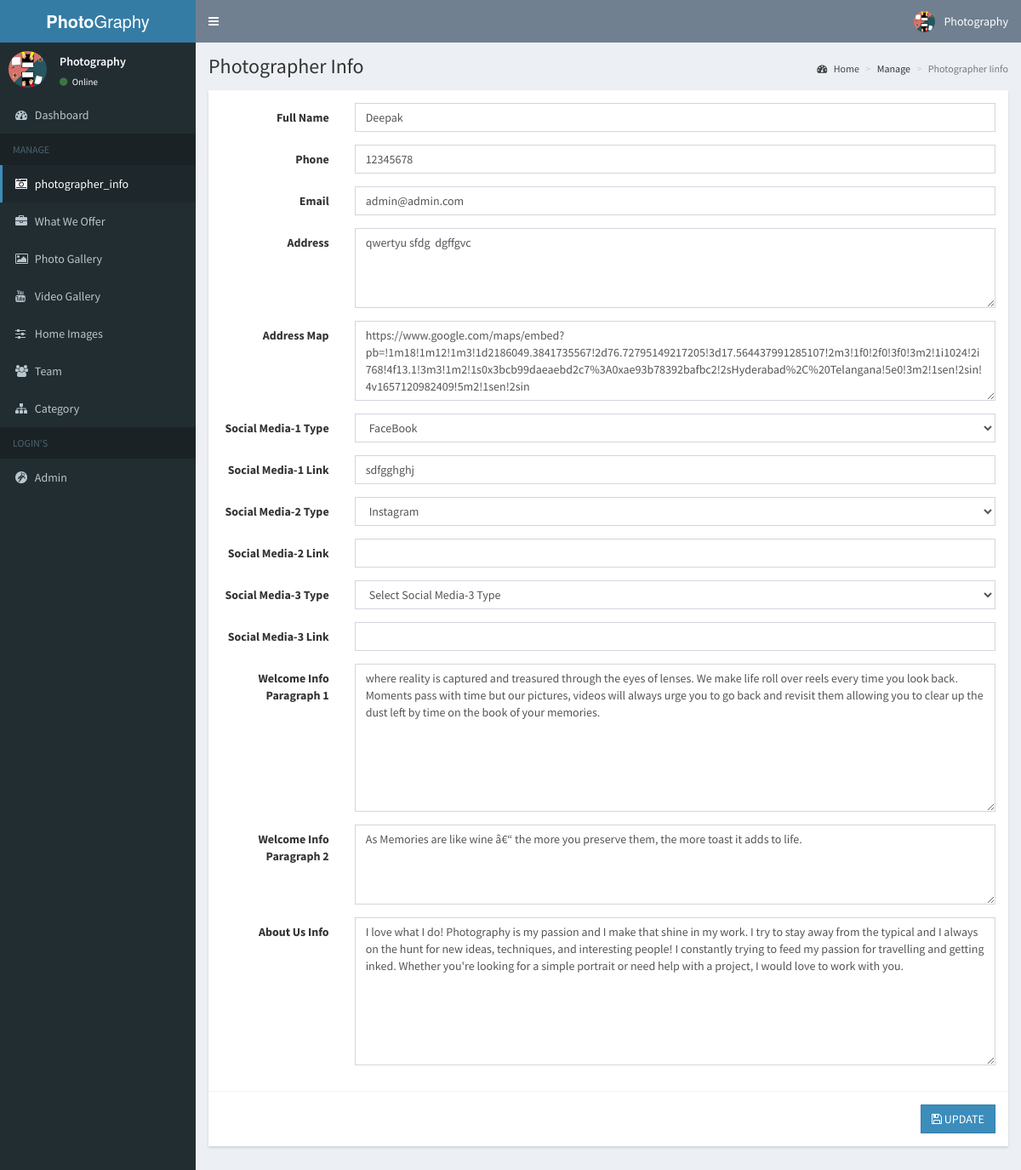
Screenshot of /admin/photographer_info/index.php (signed in) with the database file from the repository.
### tables this page shows
CREATE TABLE `photographer_info` (
  `photographer_info_id` int(11) NOT NULL,
  `photographer_info_name` varchar(250) NOT NULL,
  `photographer_info_logo` varchar(50) NOT NULL,
  `photographer_info_phone` varchar(40) NOT NULL,
  `photographer_info_email` varchar(200) NOT NULL,
  `photographer_info_address` varchar(1000) NOT NULL,
  `photographer_info_address_map` varchar(2000) NOT NULL,
  `photographer_info_social_media1_type` varchar(100) NOT NULL,
  `photographer_info_social_media1` varchar(1000) NOT NULL,
  `photographer_info_social_media2_type` varchar(100) NOT NULL,
  `photographer_info_social_media2` varchar(1000) NOT NULL,
  `photographer_info_social_media3_type` varchar(100) NOT NULL,
  `photographer_info_social_media3` varchar(1000) NOT NULL,
  `photographer_info_welcome_p1` varchar(5000) NOT NULL,
  `photographer_info_welcome_p2` varchar(2000) NOT NULL,
  `photographer_info_about` varchar(5000) NOT NULL
);

### admin/session.php (called while the page is built, shortened)
<?php
include 'conn.php';
if (isset($_SESSION['7ss_admin'])) {
	$id = $_SESSION['7ss_id_admin'];
	$conn = $pdo->open();
	$stmt = $conn->prepare("SELECT * FROM admin WHERE admin_id=:id");
	$stmt->execute(['id' => $id]);
	$admin = $stmt->fetch();
}else{
	header('location: ../logout.php');
}

### admin/photographer_info/index.php (the view, shortened to what this page needs)
<?php include '../session.php'; ?>
<?php include '../includes/header.php'; ?>
<?php if ($admin['photographer_info_view']) { ?>
<body class="hold-transition skin-blue sidebar-mini">
    <div class="wrapper">
        <?php include '../includes/navbar.php'; ?>
        <?php include '../includes/menubar.php'; ?>
        <div class="content-wrapper">
            <section class="content-header">
                <h1>
                    Photographer Info
                </h1>
                <ol class="breadcrumb">
                    <li><a href="#"><i class="fa fa-dashboard"></i> Home</a></li>
                    <li>Manage</li>
                    <li class="active">Photographer Iinfo</li>
                </ol>
            </section>
            <section class="content">
                <?php
                    $conn = $pdo->open();
                    try {
                        $stmt = $conn->prepare("SELECT * FROM photographer_info WHERE photographer_info_id='1'");
                        $stmt->execute();
                        foreach ($stmt as $row) { ?>
                <div class="modal-content">
                    <div class="modal-body">
                        <form class="form-horizontal" method="POST" action="photographer_info_edit.php"
                            enctype="multipart/form-data">
                            <div class="form-group">
                                <label for="name" class="col-sm-2 control-label">Full Name</label>
                                <div class="col-sm-10">
                                    <input type="text" class="form-control" name="photographer_info_name"
                                        value="<?php echo $row['photographer_info_name']; ?>" required>
                                </div>
                            </div>
                            <div class="form-group">
                                <label for="photographer_info_phone" class="col-sm-2 control-label">Phone</label>
                                <div class="col-sm-10">
                                    <input type="tel" class="form-control" name="photographer_info_phone"
                                        value="<?php echo $row['photographer_info_phone']; ?>" required>
                                </div>
                            </div>
                            <div class="form-group">
                                <label for="photographer_info_email" class="col-sm-2 control-label">Email</label>
                                <div class="col-sm-10">
                                    <input type="email" class="form-control" name="photographer_info_email"
                                        value="<?php echo $row['photographer_info_email']; ?>" required>
                                </div>
                            </div>
                            <div class="form-group">
                                <label for="photographer_info_address" class="col-sm-2 control-label">Address</label>
                                <div class="col-sm-10">
                                    <textarea class="form-control" name="photographer_info_address" rows="4" cols="50"
                                        required><?php echo $row['photographer_info_address']; ?></textarea>
                                </div>
                            </div>
                            <div class="form-group">
                                <label for="photographer_info_address_map" class="col-sm-2 control-label">Address
                                    Map</label>
                                <div class="col-sm-10">
                                    <textarea class="form-control" name="photographer_info_address_map" rows="4"
                                        cols="50"
                                        required><?php echo $row['photographer_info_address_map']; ?></textarea>
                                </div>
                            </div>
                            <div class="form-group">
                                <label for="photographer_info_social_media1_type" class="col-sm-2 control-label">Social
                                    Media-1 Type</label>
                                <div class="col-sm-10">
                                    <select name="photographer_info_social_media1_type" class="form-control">
                                        <option value='facebook'
                                            <?php if ($row['photographer_info_social_media1_type'] == 'facebook') echo "selected"; ?>>
                                            FaceBook</option>
                                    </select>
                                </div>
                            </div>
                            <div class="form-group">
                                <label for="photographer_info_social_media1" class="col-sm-2 control-label">Social
                                    Media-1 Link</label>
                                <div class="col-sm-10">
                                    <input type="text" class="form-control" name="photographer_info_social_media1"
                                        value="<?php echo $row['photographer_info_social_media1']; ?>" >
                                </div>
                            </div>
                            <div class="form-group">
                                <label for="photographer_info_social_media2_type" class="col-sm-2 control-label">Social
                                    Media-2 Type</label>
                                <div class="col-sm-10">
                                    <select name="photographer_info_social_media2_type" class="form-control">
                                        <option value='instagram'
                                            <?php if ($row['photographer_info_social_media2_type'] == 'instagram') echo "selected"; ?>>
                                            Instagram</option>
                                    </select>
                                </div>
                            </div>
                            <div class="form-group">
                                <label for="photographer_info_social_media2" class="col-sm-2 control-label">Social
                                    Media-2 Link</label>
                                <div class="col-sm-10">
                                    <input type="text" class="form-control" name="photographer_info_social_media2"
                                        value="<?php echo $row['photographer_info_social_media2']; ?>" >
                                </div>
                            </div>
                            <div class="form-group">
                                <label for="photographer_info_social_media3_type" class="col-sm-2 control-label">Social
                                    Media-3 Type</label>
                                <div class="col-sm-10">
                                    <select name="photographer_info_social_media3_type" class="form-control">
                                        <option value=''>Select Social Media-3 Type</option>
                                    </select>
                                </div>
                            </div>
                            <div class="form-group">
                                <label for="photographer_info_social_media3" class="col-sm-2 control-label">Social
                                    Media-3 Link</label>
                                <div class="col-sm-10">
                                    <input type="text" class="form-control" name="photographer_info_social_media3"
                                        value="<?php echo $row['photographer_info_social_media3']; ?>" >
                                </div>
                            </div>
                            <div class="form-group">
                                <label for="photographer_info_welcome_p1" class="col-sm-2 control-label">Welcome Info Paragraph 1</label>
                                <div class="col-sm-10">
                                    <textarea class="form-control" name="photographer_info_welcome_p1" rows="8" cols="50"
                                        required><?php echo $row['photographer_info_welcome_p1']; ?></textarea>
                                </div>
                            </div>
                            <div class="form-group">
                                <label for="photographer_info_welcome_p2" class="col-sm-2 control-label">Welcome Info Paragraph 2</label>
                                <div class="col-sm-10">
                                    <textarea class="form-control" name="photographer_info_welcome_p2" rows="4" cols="50"
                                        required><?php echo $row['photographer_info_welcome_p2']; ?></textarea>
                                </div>
                            </div>
                            <div class="form-group">
                                <label for="photographer_info_about" class="col-sm-2 control-label">About Us Info</label>
                                <div class="col-sm-10">
                                    <textarea class="form-control" name="photographer_info_about" rows="8" cols="50"
                                        required><?php echo $row['photographer_info_about']; ?></textarea>
                                </div>
                            </div>
                    </div>
                    <div class="modal-footer">
                        <?php if ($admin['photographer_info_edit']) { ?>
                        <button type="submit" class="btn btn-primary btn-flat" name="edit"><i class="fa fa-save"></i>
                            UPDATE</button>
                        <?php } ?>
                    </div>
                </div>
            </section>
        </div>
    </div>
    <?php include '../includes/scripts.php'; ?>
</body>
<?php }
                    } catch (PDOException $e) {
                        echo $e->getMessage();
                    }
                } ?>
</html>

### admin/includes/navbar.php (shortened to what this page needs)
<header class="main-header">
  <a href="../home/" class="logo">
    <span class="logo-lg"><b>Photo</b>Graphy</span>
  </a>
  <nav class="navbar navbar-static-top">
    <a href="#" class="sidebar-toggle" data-toggle="push-menu" role="button">
    </a>
    <div class="navbar-custom-menu">
      <ul class="nav navbar-nav">
        <li class="dropdown user user-menu">
          <a href="#" class="dropdown-toggle" data-toggle="dropdown">
            <img src="<?php echo (!empty($admin['admin_photo'])) ? '../images/'.$admin['admin_photo'] : '../images/profile.jpg'; ?>" class="user-image" alt="User Image">
            <span class="hidden-xs"><?php echo $admin['admin_name']; ?></span>
          </a>
        </li>
      </ul>
    </div>
  </nav>
</header>

### admin/includes/menubar.php
<aside class="main-sidebar">
  <section class="sidebar">
    <div class="user-panel">
      <div class="pull-left image">
        <img src="<?php echo (!empty($admin['admin_photo'])) ? '../images/' . $admin['admin_photo'] : '../images/profile.jpg'; ?>" class="img-circle" alt="User Image">
      </div>
      <div class="pull-left info">
        <p><?php echo $admin['admin_name']; ?></p>
        <a><i class="fa fa-circle text-success"></i> Online</a>
      </div>
    </div>
    <ul class="sidebar-menu" data-widget="tree">
      <li><a href="../home/index.php"><i class="fa fa-dashboard"></i> <span>Dashboard</span></a></li>
      <?php
      if ($admin['photographer_info_view'] || $admin['works_view'] || $admin['gallery_view']) { ?>
        <li class="header">MANAGE</li>
        <?php
        if ($admin['photographer_info_view']) { ?>
          <li><a href="../photographer_info/index.php"><i class="fa fa-camera-retro"></i> <span>photographer_info</span></a></li>
        <?php } ?>
        <?php
        if ($admin['works_view']) { ?>
          <li><a href="../works/index.php"><i class="fa fa-briefcase"></i> <span>What We Offer</span></a></li>
        <?php } ?>
      <?php
        if ($admin['gallery_view']) { ?>
          <li><a href="../gallery/index.php"><i class="fa fa-picture-o"></i> <span>Photo Gallery</span></a></li>
        <?php } ?>
        <?php
        if ($admin['video_gallery_view']) { ?>
          <li><a href="../video_gallery/index.php"><i class="fa fa-youtube"></i> <span>Video Gallery</span></a></li>
        <?php } ?>
        <?php
        if ($admin['home_image_view']) { ?>
          <li><a href="../home_images/index.php"><i class="fa fa-sliders"></i> <span>Home Images</span></a></li>
        <?php } ?>
        <?php
        if ($admin['team_view']) { ?>
          <li><a href="../team/index.php"><i class="fa fa-users"></i> <span>Team</span></a></li>
        <?php } ?>
        <?php
        if ($admin['category_view']) { ?>
          <li><a href="../category/index.php"><i class="fa fa-sitemap"></i> <span>Category</span></a></li>
        <?php } ?>
      <?php } ?>
      <?php
      if ($admin['admin_view']) { ?>
        <li class="header">LOGIN'S</li>
        <?php
        if ($admin['admin_view']) { ?>
          <li><a href="../admin/"><i class="fa fa-grav"></i> <span>Admin</span></a></li>
        <?php } ?>
      <?php } ?>
    </ul>
  </section>
</aside>

### rows the page displays
photographer_info: photographer_info_name "Deepak", photographer_info_phone "12345678", photographer_info_email "admin@admin.com", photographer_info_address "qwertyu sfdg dgffgvc", photographer_info_address_map "https://www.google.com/maps/embed?pb=!1m18!1m12!1m3!1d2186049.3841735567!2d76.72795149217205!3d17.564437991285107!2m3!1f0!2f0!3f0!3m2!1i1024!2i768!4f13.1!3m3!1m2!1s0x3bcb99daeaebd2c7%3A0xae93b78392bafbc2!2sHyderabad%2C%20Telangana!5e0!3m2!1sen!2sin!4v1657120982409!5m2!1sen!2sin", photographer_info_social_media1_type "FaceBook", photographer_info_social_media1 "sdfgghghj", photographer_info_social_media2_type "Instagram", photographer_info_welcome_p1 "where reality is captured and treasured through the eyes of lenses. We make life roll over reels every time you look back. Moments pass with time but our pictures, videos will always urge you to go back and revisit them allowing you to clear up the dust left by time on the book of your memories.", photographer_info_welcome_p2 "As Memories are like wine â€“ the more you preserve them, the more toast it adds to life.", photographer_info_about "I love what I do! Photography is my passion and I make that shine in my work. I try to stay away from the typical and I always on the hunt for new ideas, techniques, and interesting people! I constantly trying to feed my passion for travelling and getting inked. Whether you're looking for a simple portrait or need help with a project, I would love to work with you."

### other values shown
$admin['admin_name'] "Photography"
